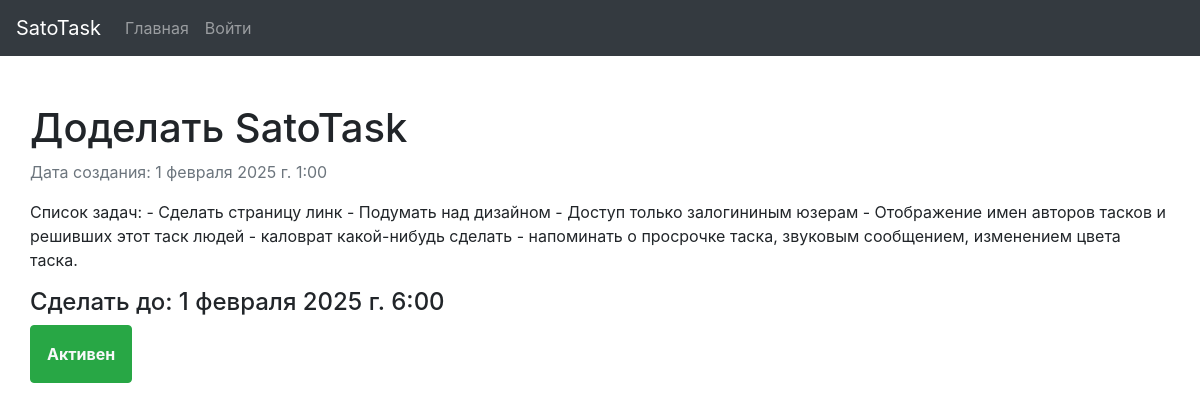
/task/3, run on the app's committed database.
### task/models.py (models this page shows, shortened)
class Task(models.Model):
    name = models.CharField(verbose_name="Название задачи", max_length=100)
    desc = models.TextField(verbose_name="Описание задачи")
    date_to = models.DateTimeField(verbose_name="До скольки выполнить?")
    time_register = models.DateTimeField(auto_now_add=True)
    status = models.CharField(verbose_name="Статус задачи", choices=STATUS_CHOICES , default='active', max_length=20)

### task/views.py (the view)
# urls.py: path('task/<int:id>', task),
def task(request, id):
    tasks = Task.objects.get(id=id)
    return render(request, 'task.html', {'task': tasks})

### task/templates/task.html (shortened to what this page needs)
{% extends 'base.html' %}
{% block content %}
<div class="row">
    <div class="mt-5 bg-muted">
        <div class="task-info">
            <h1 class="content-justify-center">{{ task.name }}</h1>
            <p class="text-muted">Дата создания: {{ task.time_register }}</p>
            <p>{{ task.desc }}</p>
            <h4>Сделать до: {{ task.date_to }}</h4>
        </div>
        <div class="task-status-view">
            {% if task.status == 'active' %}
                <a onclick="window.taskModal.showModal()" class="btn btn-success text-light text-center p-3"><b>Активен</b></a>
            {% elif task.status == 'inactive' %}
                <a class="btn btn-danger text-light text-center p-3"><b>Неактивна</b></a>
            {% else %}
                <h3 class="bg-muted text-center p-3 rounded w-50">Неизвестно</h3>
            {% endif %}
        </div>
    </div>
</div>
{% endblock %}

### task/templates/base.html (shortened to what this page needs)
{% load static %}
<!doctype html>
<html lang="en">
  <head>
    <link rel="stylesheet" href="https://stackpath.bootstrapcdn.com/bootstrap/4.4.1/css/bootstrap.min.css">
  </head>
  <body style="">
    <nav class="navbar navbar-expand-lg navbar-dark bg-dark">
        <a class="navbar-brand" href="#">SatoTask</a>
        <div class="collapse navbar-collapse" id="navbarSupportedContent">
          <ul class="navbar-nav mr-auto">
            <li class="nav-item">
              <a class="nav-link" href="/">Главная</a>
            </li>
            {% if user.is_authenticated %}
            <li class="nav-item">
              <a class="nav-link" href="/archive">Архив</a>
            </li>
            <li class="nav-item">
              <a class="nav-link" href="/link">Ссылки</a>
            </li>
            <li class="nav-item">
              <a class="nav-link" href="/admin">Админ панель</a>
            </li>
            {% else %}
            <li class="nav-item">
              <a class="nav-link" href="/admin">Войти</a>
            </li>
            {% endif %}
          </ul>
        </div>
      </nav>
    <div class="container">
        {% block content %}
        {% endblock %}
    </div>
  </body>
</html>

### data on the page
Task: name "Доделать SatoTask", time_register "1 февраля 2025 г. 1:00", desc "Список задач: - Сделать страницу линк - Подумать над дизайном - Доступ только залогининым юзерам - Отображение имен авторов тасков и решивших этот таск людей - каловрат какой-нибудь сделать - напоминать о просрочке таска, звуковым сообщением, изменением цвета таска.", date_to "1 февраля 2025 г. 6:00"
